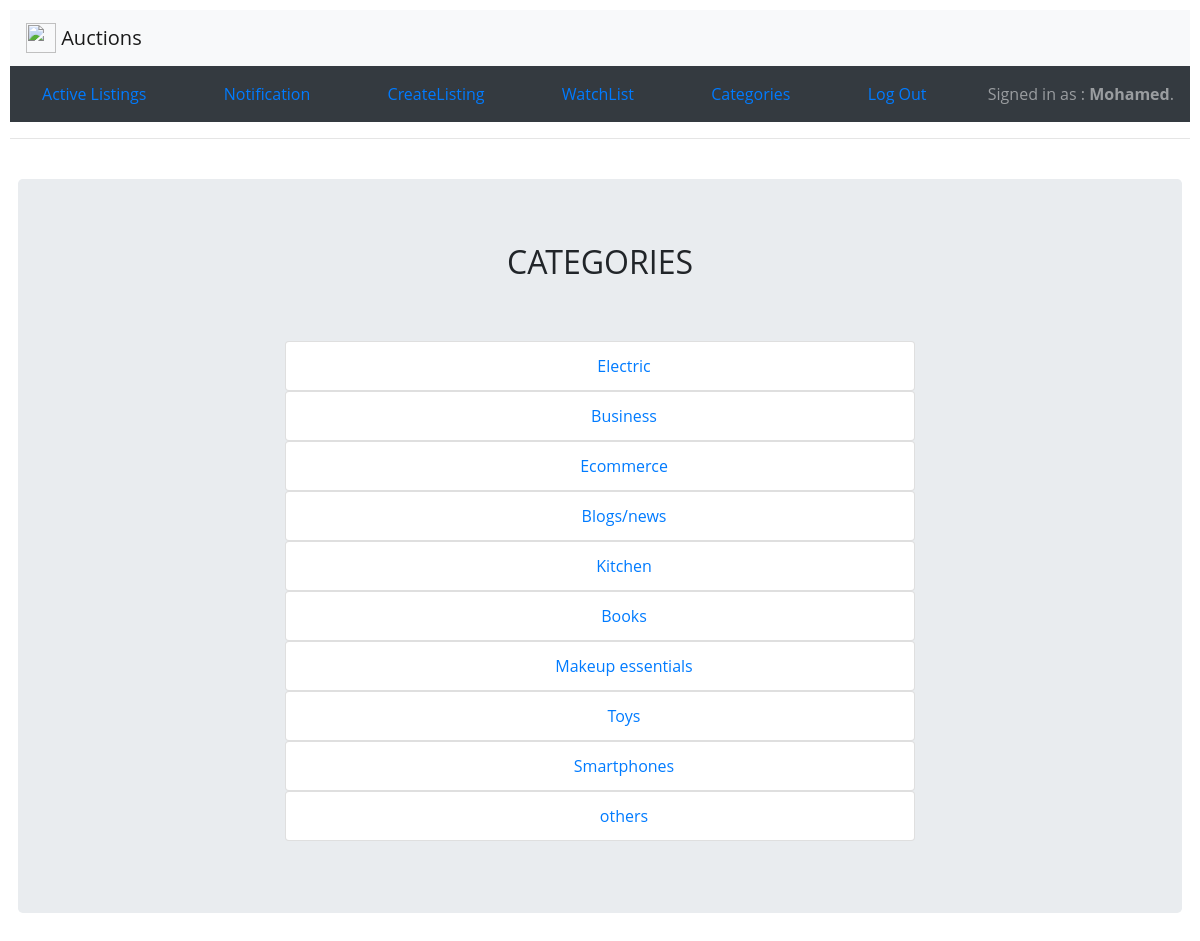
/categories (signed in), run on the app's committed database.
### auctions/models.py (models this page shows)
class User(AbstractUser):
    pass

class Categories(models.Model):
    name_categories = models.CharField(max_length=80)
    def __str__(self) -> str:return f"{self.name_categories}"

### auctions/views.py (the view)
# urls.py: path("categories", views.categories, name="categories"),
@login_required(login_url='/login')
def categories(request):
    return render(request, "auctions/categories.html",{
        "categories":Categories.objects.all()
    })

### auctions/templates/auctions/categories.html (shortened to what this page needs)
{% extends "auctions/layout.html"%}
{% block body %}
    <br>
    <div class="jumbotron text-center mx-2 mb-5">
        <h2 class="card-title h2">CATEGORIES</h2>
        <br> <br>
        <div class="row d-flex justify-content-center">
            <div class="col-xl-7 pb-2">
                <ul class="list-group">
                {% for category in categories %}
                <a href="{% url 'category' category.id %}"><li class="list-group-item"> {{category}}</li></a>
                {% endfor %}
                </ul>
            </div>
        </div>
    </div>
{% endblock %}

### auctions/templates/auctions/layout.html (shortened to what this page needs)
{% load static %}
<!DOCTYPE html>
<html lang="en">
    <head>
        <link rel="stylesheet" href="https://stackpath.bootstrapcdn.com/bootstrap/4.4.1/css/bootstrap.min.css">
        <link href="{% static 'auctions/styles.css' %}" rel="stylesheet">
    </head>
    <body>
        <nav class="navbar navbar-light bg-light">
            <a class="navbar-brand" href="#">
              <img src="https://cdn.dribbble.com/users/4553005/screenshots/13436219/ecommerce_logo_3-01_4x.png" width="30" height="30" class="d-inline-block align-top" alt="">
              Auctions
            </a>
          </nav>
        <nav  class="navbar navbar-dark bg-dark">
            <nav class="nav-item">
                <a class="nav-link" href="{% url 'index' %}"> Active Listings</a>
            </nav>
            {% if user.is_authenticated %}
                <nav class="nav-item">
                    <a href= "{% url 'notify' %}"class="nav-link">
                        Notification
                      </a>
                    </nav>
                <nav class="nav-item">
                    <a class="nav-link" href="{% url 'create' %}">CreateListing</a>
                </nav>
                <nav class="nav-item">
                    <a class="nav-link" href="{% url 'watchlist' %}">WatchList</a>
                </nav>
                <nav class="nav-item">
                    <a class="nav-link" href="{% url 'categories' %}">Categories</a>
                </nav>
                <nav class="nav-item">
                    <a class="nav-link" href="{% url 'logout' %}">Log Out</a>
                </nav>
            {% endif %}
            <div>
                <span class="navbar-text">
                {% if user.is_authenticated %}
                    Signed in as : <strong >{{ user.username }}</strong>.
                {% else %}
                    Not signed in.
                {% endif %}
            </span>
            </div>
        </nav>
        <hr>
        {% block body %}
        {% endblock %}
    </body>
</html>

### auctions/static/auctions/styles.css (style rules this page uses)
body { padding: 10px; }
body { font-family: 'open sans'; overflow-x: hidden; }
img { max-width: 100%; }

### data on the page
User: username "Mohamed"
Categories: name_categories "Electric"
Categories: name_categories "Business"
Categories: name_categories "Ecommerce"
Categories: name_categories "Blogs/news"
Categories: name_categories "Kitchen"
Categories: name_categories "Books"
Categories: name_categories "Makeup essentials"
Categories: name_categories "Toys"
Categories: name_categories "Smartphones"
Categories: name_categories "others"
